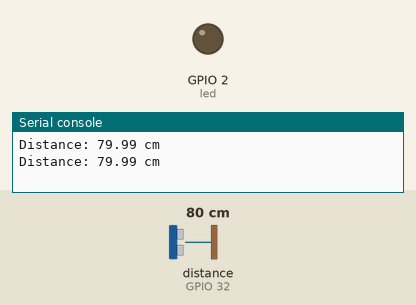
A program run on a simulated ESP32 board running MicroPython. On the bench: output pins drawn as LEDs (lit = HIGH), the last lines printed to the serial console. The inputs (shaded band) are chosen by the test bench; at power-on: distance to the obstacle (sensor on GPIO 32) 80 cm. The echo pulse lasts 58.3 µs per cm; pins used as bus, display or sensor lines are not drawn.

Above: at 1.2 s.
1.3 s: distance to the obstacle (sensor on GPIO 32) set to 6 cm
3.2 s: distance to the obstacle (sensor on GPIO 32) set to 3 cm
At 5.2 s:
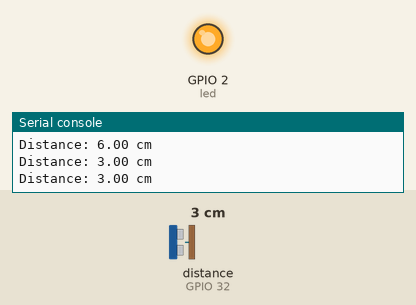
5.5 s: distance to the obstacle (sensor on GPIO 32) set to 9 cm
At 6.9 s:
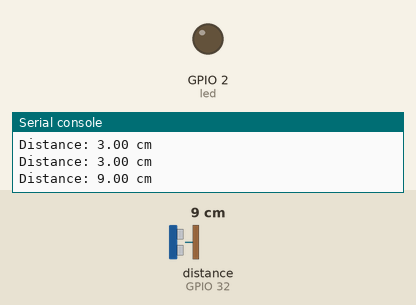
7.5 s: distance to the obstacle (sensor on GPIO 32) set to 2 cm
At 8.5 s:
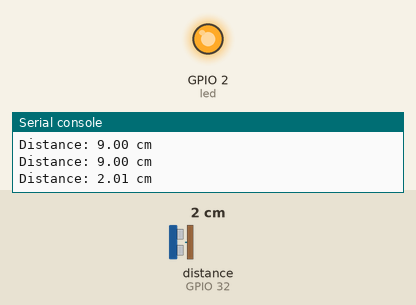
Timing chart, 0 to 10.5 s (numbered marks = the images above; inputs shaded):
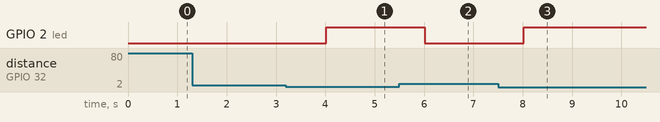

The program:

code.py
```python
from machine import Pin, time_pulse_us
import time

led=Pin(2, Pin.OUT)
trigger=Pin(23, Pin.OUT)
echo=Pin(32, Pin.IN)

trigger.value(0)
time.sleep_us(5)

def get_distance():
    trigger.value(1)
    time.sleep_us(10)
    trigger.value(0)
    duration=time_pulse_us(echo,1,50000)
    if duration<0:
        return -1
    return (duration*0.0343)/2

while True:
    distance = get_distance()
    if distance >= 0:
        print(f"Distance: {distance:.2f} cm")
        if distance <= 5:
            led.value(1)
        else:
            led.value(0)
    else:
        print("Sensor error or out of range")
    time.sleep(1)
```

Measured:
- the behaviour switches between 5 and 4 cm on distance to the obstacle (sensor on GPIO 32) (found by bisection; images 0 and 1)
- after the input at 3.2 s, GPIO 2 (led): LOW → HIGH after 0.81 s
- after the input at 5.5 s, GPIO 2 (led): HIGH → LOW after 0.52 s
- after the input at 7.5 s, GPIO 2 (led): LOW → HIGH after 0.52 s
